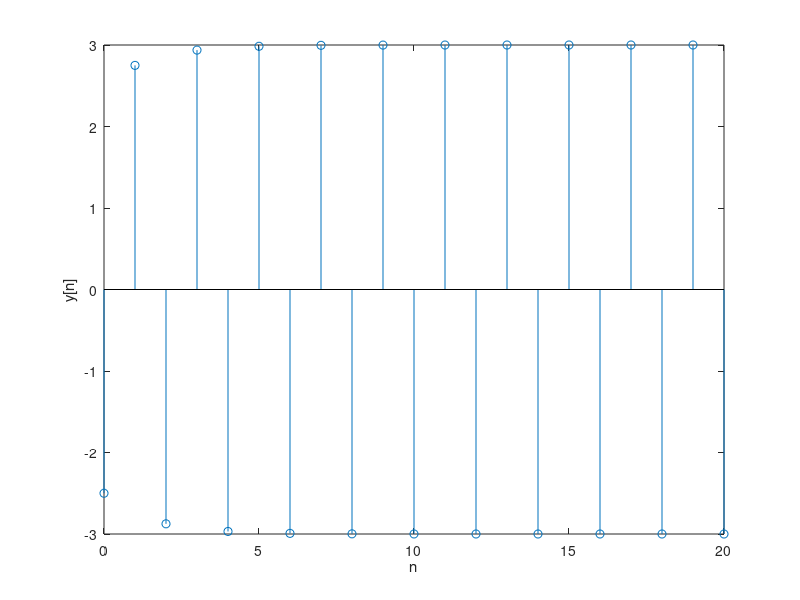

Reproduce this figure in MATLAB.
% Example 11.20
%
num = [1 -1 0];
den = [1 1.5 .5];
n = 0:20;
x = ones(1,length(n));
zi = [-1.5*2-0.5*1, -0.5*2];
y = filter(num,den,x,zi);
title('Figure 11.2')
stem(n,y)
xlabel('n')
ylabel('y[n]')